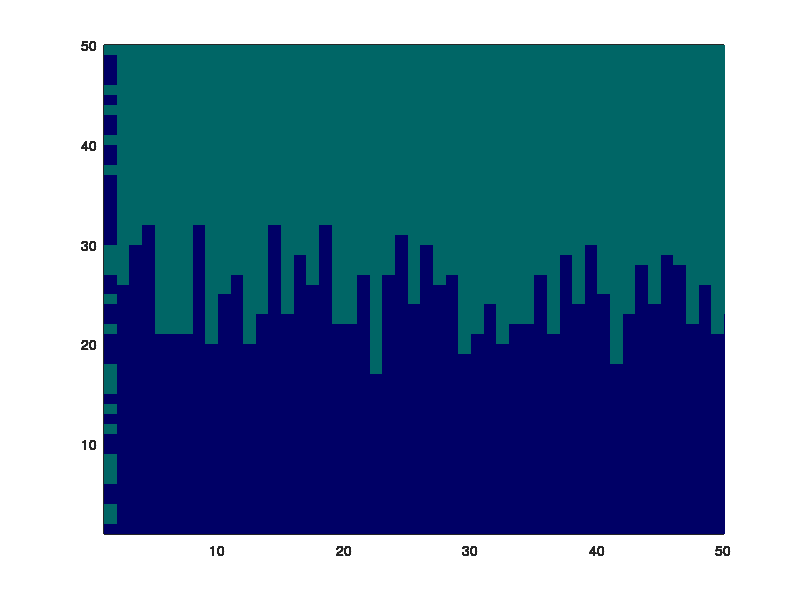

MATLAB code to generate this figure:
clc
clear
close all

% Setup figures to be full screen
figure('units','normalized','outerposition',[0 0 1 1])
% Specify format style
format shortG
% Generate a 51 by 51 matrix uniformly distributed random number between 0
% and 1, since I use pcolor which does not show row 51 and column 51
Grid = rand(51);

% Create a variable to help limit the for loop, with intended grid size
grid_size = 50;

% Initialize each cell to 0 or 1
for i = 1:grid_size+1
    for j = 1:grid_size+1
        % Ensure we only adjust values within 50 x 50
        if i <= grid_size && j <= grid_size
            % if the value of the cell is greater than 0.49 it becomes 1
            if Grid(i,j) > 0.49
                Grid(i,j) = 1; % Blue
            else
            % if the value of the cell is less than or equal to 0.49 it becomes 0
                Grid(i,j) = 0;
            end
        else
            % Outside the 50 x 50 grid
            Grid(i,j) = 0;
        end
    end
end
% Create figure
figure(1)

for i = 1:35
    for row = 50:-1:2
        for col = 50:-1:2
         % 1 Blue
    
         sum = Grid(row,col) + Grid(row-1,col) + Grid(row+1,col) + Grid(row,col-1) + Grid(row,col+1);
    
             if sum >= 1 && Grid(row,col) == 0
                 temp = Grid(row,col);
                 Grid(row,col) =  Grid(row-1,col);
                 Grid(row-1,col) = temp;
             end
        end
        
        
    end
    % Create axes for surface
        ax1 = axes;
        
        % Create surface to show gird
        surface = pcolor(ax1,Grid);
        
        % Remove grid lines
        set(surface,'EdgeColor','none');
        
        % Set colormap
        mymap = [
            0.00 0.00 0.40 % BLUE
            0.00 0.40 0.40 % White
            ];
        colormap(mymap)
        
        % Limit everything to within the view of the grid
        xlim([1 50])
        ylim([1 50])
        pause(1)
end

